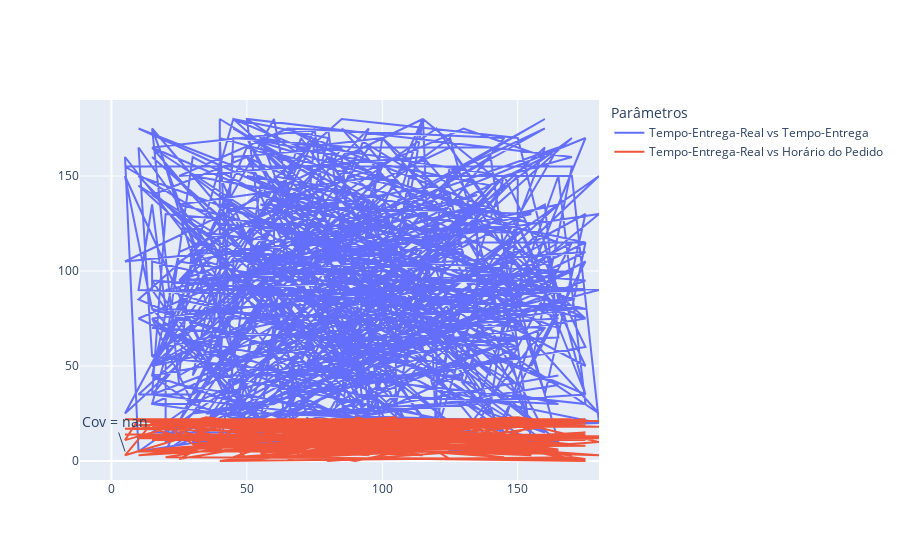

Write notebook code for a chart like this one.
### Code cell
import numpy as np
import plotly.graph_objects as go
import pandas as pd

dataFrame = pd.read_csv('https://gist.githubusercontent.com/altinodantas/2d57753e48eeacd20a6c1ff6ebe94f6d/raw/e6868648a75a340a651b5494e0f210f1010810aa/dados-delivery.csv')

#Selecionando as colunas do dataFrame
tempo_real = dataFrame['tempo-entrega-real']
tempo_entrega = dataFrame['tempo-entrega']
horario_pedido = dataFrame['hora-do-pedido']

#calcular a Convergência
conv_tempo_real_tempo_entrega = np.cov(tempo_real,tempo_entrega)
conv_tempo_real_horario_pedido = np.cov(tempo_real,horario_pedido)

#criar um Gráfico na biblioteca Plotly
fig = go.Figure()

#Adicionando um trace de dispersão para o tempo-entrega-real e o tempo-entrega
fig.add_trace(go.Scatter(x=tempo_real, y=tempo_entrega, name="Tempo-Entrega-Real vs Tempo-Entrega"))

#Adicionando um trace de dispersão para o tempo-entrega-real e o horário do pedido
fig.add_trace(go.Scatter(x=tempo_real, y=horario_pedido, name="Tempo-Entrega-Real vs Horário do Pedido"))

#Adicionando uma legenda ao gráfico
fig.update_layout(legend=dict(title="Parâmetros"))

#Adicionando uma linha pontilhada ao gráfico para indicar a convergência
fig.add_annotation(
    x=tempo_real.min(),
    y=tempo_entrega.min(),
    text="Cov = {:.2f}".format(conv_tempo_real_tempo_entrega[0,1]),
    font_size=14,
    align="center",
    arrowsize=1,
)

fig.show()

### Figure 1 — Plotly figure (JSON) as saved in the notebook; plotly's stock layout.template omitted (floating-point values rounded to 4 significant figures; data arrays with more than 128 entries replaced by an {"elided": "..."} marker saying what was removed)
{"data": [{"name": "Tempo-Entrega-Real vs Tempo-Entrega", "type": "scatter", "x": {"elided": "532 int values"}, "y": {"elided": "532 int values"}}, {"name": "Tempo-Entrega-Real vs Horário do Pedido", "type": "scatter", "x": {"elided": "532 int values"}, "y": {"elided": "532 int values"}}], "layout": {"annotations": [{"align": "center", "arrowsize": 1, "font": {"size": 14}, "text": "Cov = nan", "x": 5, "y": 5}], "legend": {"title": {"text": "Parâmetros"}}}}
